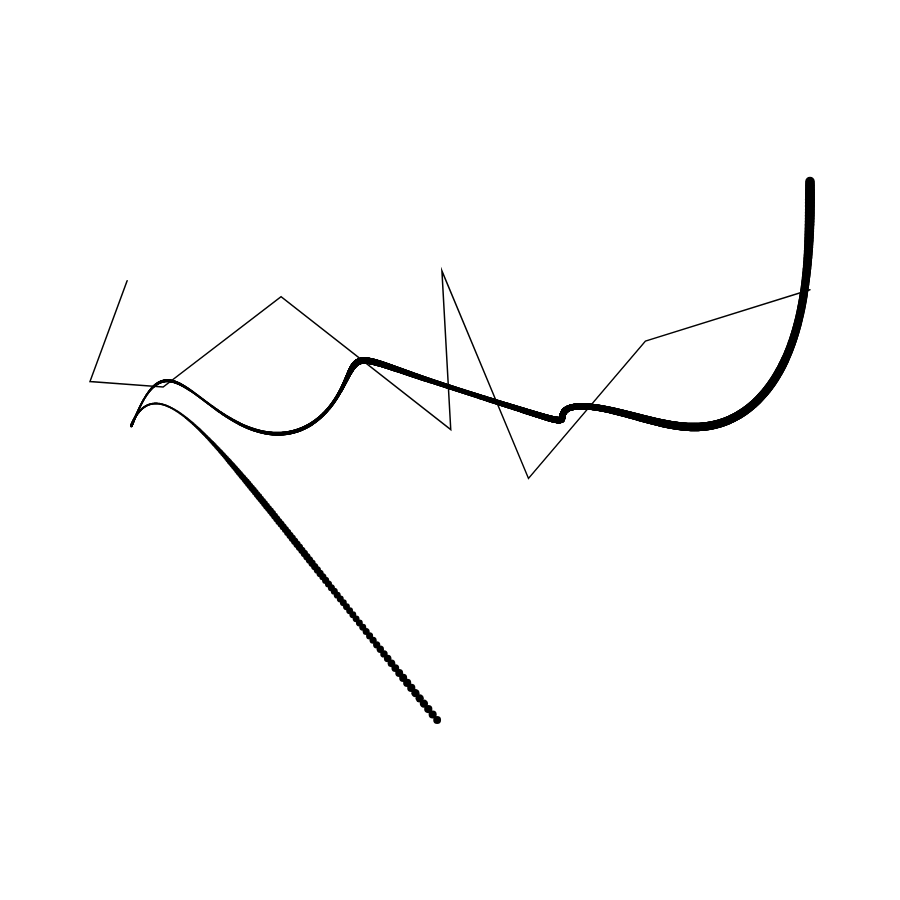
Frame 1 (no input)
Frame 60 (no input): identical to frame 1, image omitted
Frame 120 (the mouse pressed at the canvas centre since frame 60): identical to frame 1, image omitted

The p5.js sketch that drew this single still picture (run headless with seeded random() and noise() and a simulated clock; from frame 60 on, the mouse is pressed at the canvas centre):

// p5.js sketch
// ── sketch.js
// Created for the #Genuary2024 -
// https://genuary.art/prompts#jan

let path = [];
let ellipses = [];
let t = 0;

let minX, maxX, minY, maxY;

function setup() {
  let l = windowWidth > windowHeight ? windowHeight : windowWidth;
  createCanvas(0.9 * l, 0.9 * l);

  let marginX = 0.1 * width;
  minX = marginX;
  maxX = width - marginX;

  let marginY = 0.2 * height;
  minY = marginY;
  maxY = height - marginY;

  // Define a wavy bezier path
  let count = 50;
  let inc = (0.8 * width) / (count - 1);

  path.push(createVector(minX + random(0.1, 0.5) * width, maxY));
  path.push(createVector(minX, random(minY, maxY)));
  for (let i = 1; i < count; i++) {
    if (random() > 0.7) continue;
    let xp = constrain(i * inc + 0.25 * width * random(-1, 1), minX, maxX);
    path.push(createVector(xp, random(minY, maxY)));
  }
  path.push(createVector(maxX, minY));

  // Generate ellipses along the path
  let eCount = 3000;
  let eInc = 1 / eCount;
  for (let i = 0; i < eCount; i++) {
    let pt = getPointOnBezier(i * eInc, path);
    ellipses.push(pt);
  }
}

function draw() {
  randomSeed(0);
  background(255);
  noFill();
  stroke(0);

  // Draw the wavy bezier path
  // beginShape();
  // for (let i = 0; i < path.length; i++) {
  //   vertex(path[i].x, path[i].y);
  // }
  // endShape();

  // Draw ellipses along the path
  fill(0);
  noFill();
  strokeWeight(2);
  noiseDetail(1, 0.25);
  beginShape();
  let sign = 1;
  let zigZagVal = floor(random(0.25) * ellipses.length);
  for (let i = 0; i < ellipses.length; i++) {
    let xp = ellipses[i].x;
    let yp = ellipses[i].y;
    let val = noise(0.001 * xp, 0.01 * yp);
    let weight = map(val, 0, 1, 1, 30);
    strokeWeight(weight);
    point(xp, yp);

    if (i === zigZagVal) {
      zigZagVal += floor(random(0.2) * ellipses.length);
      let offset = sign * randomGaussian(75, 50);
      sign *= -1;

      // Calculate tangent at the current point
      let tangent = createVector(1, 0);
      tangent.rotate(atan2(yp - ellipses[i - 1].y, xp - ellipses[i - 1].x));

      // Calculate perpendicular vector
      let perpendicular = createVector(-tangent.y, tangent.x);

      // Normalize and apply offset
      perpendicular.normalize();
      perpendicular.mult(offset);

      // Create zig-zag point
      let zigZagPoint = createVector(xp, yp).add(perpendicular);
      zigZagPoint.x = constrain(zigZagPoint.x, minX, maxX);
      zigZagPoint.y = constrain(zigZagPoint.y, minY, maxY);

      vertex(zigZagPoint.x, zigZagPoint.y);
    }
  }
  strokeWeight(1.5);
  endShape();
  pop();
}

// Function to get a point on the wavy bezier path given a parameter t
function getPointOnBezier(t, points) {
  let n = points.length - 1;
  let x = 0;
  let y = 0;

  for (let i = 0; i <= n; i++) {
    let term = bernstein(n, i, t);
    x += points[i].x * term;
    y += points[i].y * term;
  }

  return createVector(x, y);
}

// Bernstein basis function
function bernstein(n, i, t) {
  return binomialCoefficient(n, i) * pow(t, i) * pow(1 - t, n - i);
}

// Binomial coefficient function
function binomialCoefficient(n, k) {
  return factorial(n) / (factorial(k) * factorial(n - k));
}

// Factorial function
function factorial(n) {
  if (n === 0 || n === 1) {
    return 1;
  }
  return n * factorial(n - 1);
}
